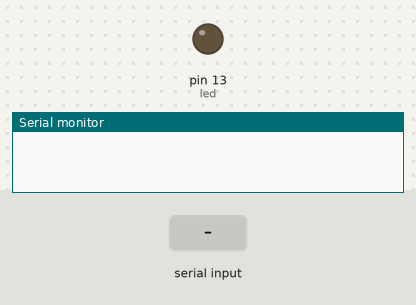
Bench run of a sketch on a simulated Arduino Uno, built with avr-gcc and run on an emulated ATmega328P. On the bench: output pins drawn as LEDs (lit = HIGH), the last lines printed to the serial monitor. The test bench sets the inputs (shaded band).

Above: at 1.2 s.
1.3 s: "1" received over Serial
At 1.6 s:
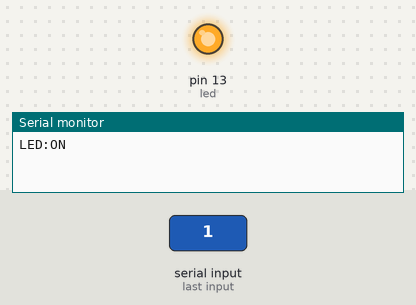
2.8 s: "0" received over Serial
At 3.9 s:
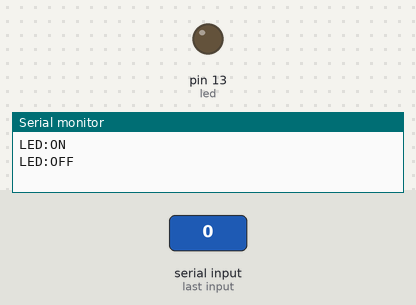
Timing chart, 0 to 5.8 s (numbered marks = the images above; inputs shaded):
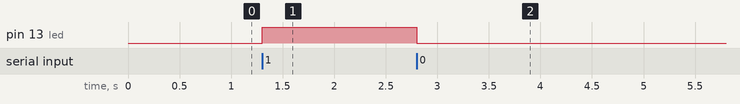

The sketch:

sketch_nov03a.ino
```cpp
int led=13;
int state=0;


void setup() {
  // put your setup code here, to run once:

pinMode(led,OUTPUT);
Serial.begin(9600);

}

void loop() {
  // put your main code here, to run repeatedly:
if(Serial.available()>0)
{
  state = Serial.read();


  if(state=='0')
  {
    digitalWrite(led,LOW);
    Serial.println("LED:OFF");

  }
   if(state=='1')
  {
    digitalWrite(led,HIGH);
    Serial.println("LED:ON");

  }
}
}
```

Measured:
- after the input at 1.3 s, pin 13 (led): LOW → HIGH at once
- after the input at 2.8 s, pin 13 (led): HIGH → LOW at once
